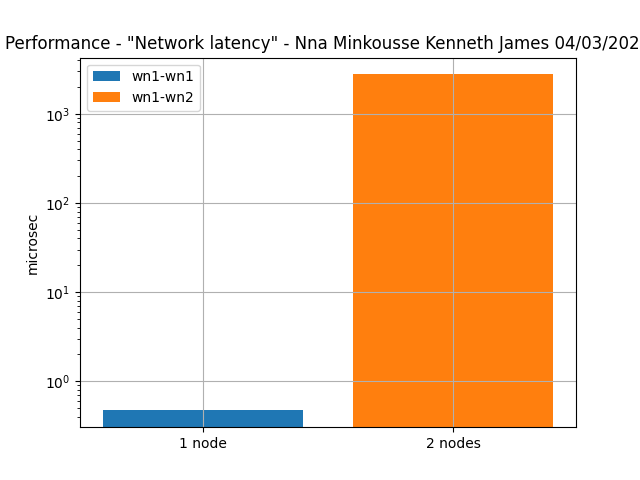

Here is the Python script that generated this plot:

import matplotlib
matplotlib.use('Agg')
import matplotlib.pyplot as plt
import pandas as pd

lat1 = pd.read_csv("lat1-wn1.csv",comment="#", sep='\\s+',  names=["avgTround", "avgT"] )
lat2 = pd.read_csv("lat2-wn1.csv",comment="#", sep='\\s+',  names=["avgTround", "avgT"] )
#lat3 = pd.read_csv("lat1-wn20.csv",comment="#", sep='\\s+',  names=["avgTround", "avgT"] )
#lat4 = pd.read_csv("lat2-wn20.csv",comment="#", sep='\\s+',  names=["avgTround", "avgT"] )

#print (lat1.bytes)
#print (lat1.MBps)
# sistemare nome e data
plt.title('Performance - "Network latency" - Nna Minkousse Kenneth James 04/03/2026')
plt.grid()
plt.ylabel('microsec')
plt.yscale('log')

plt.bar("1 node", lat1.avgT,    label='wn1-wn1')
plt.bar("2 nodes", lat2.avgT,    label='wn1-wn2')
#plt.bar("1 node HPC", lat3.avgT,    label='wn20-wn20')
#plt.bar("2 nodes HPC", lat4.avgT,    label='wn20-wn21')




plt.legend(loc='upper left')

plt.savefig('lat.png')
